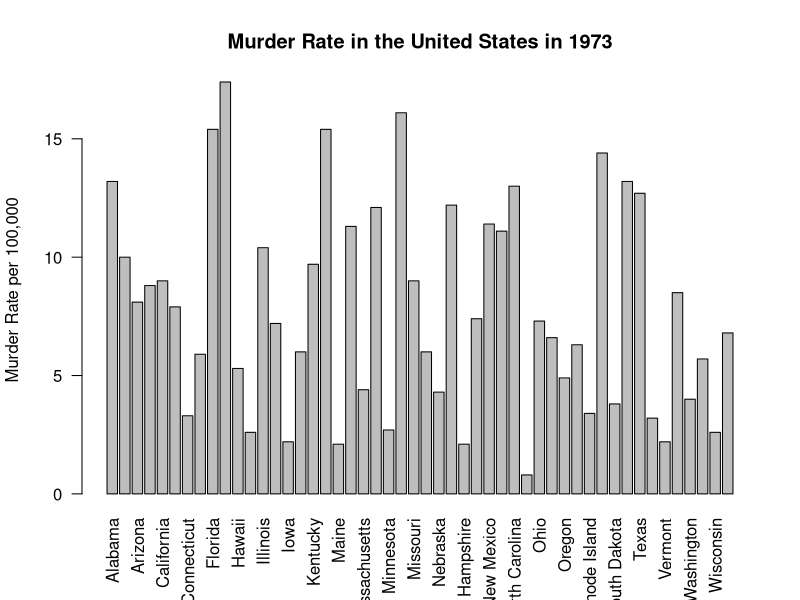
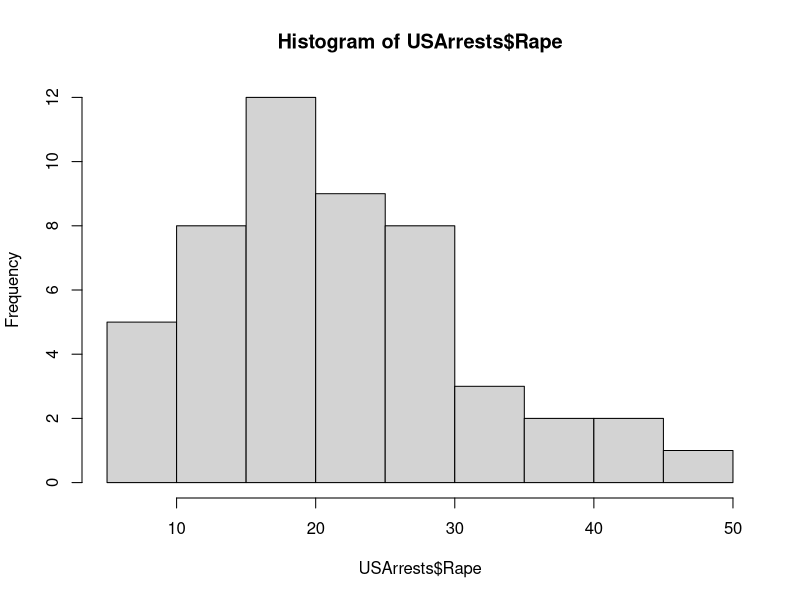
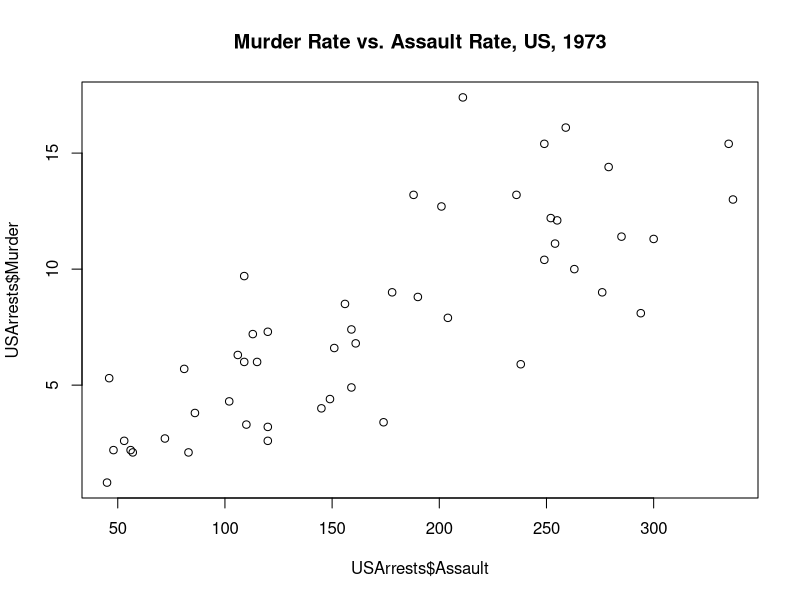
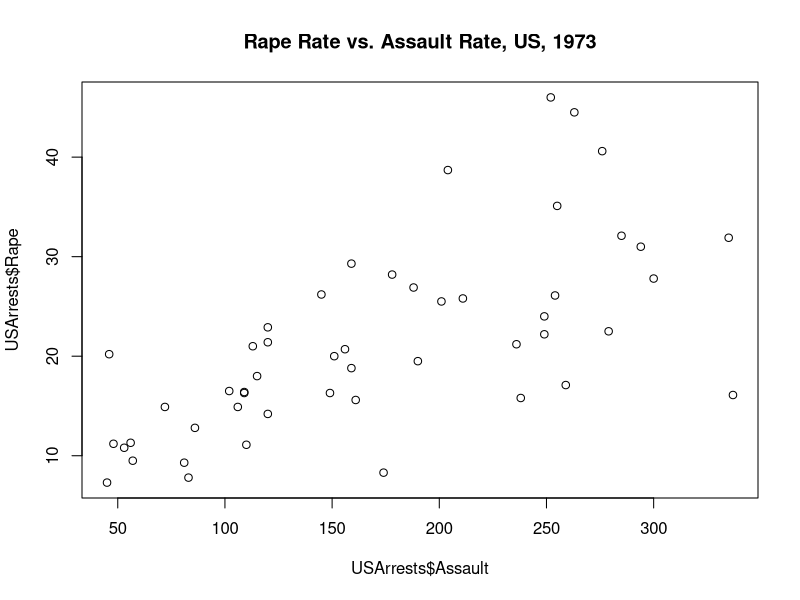
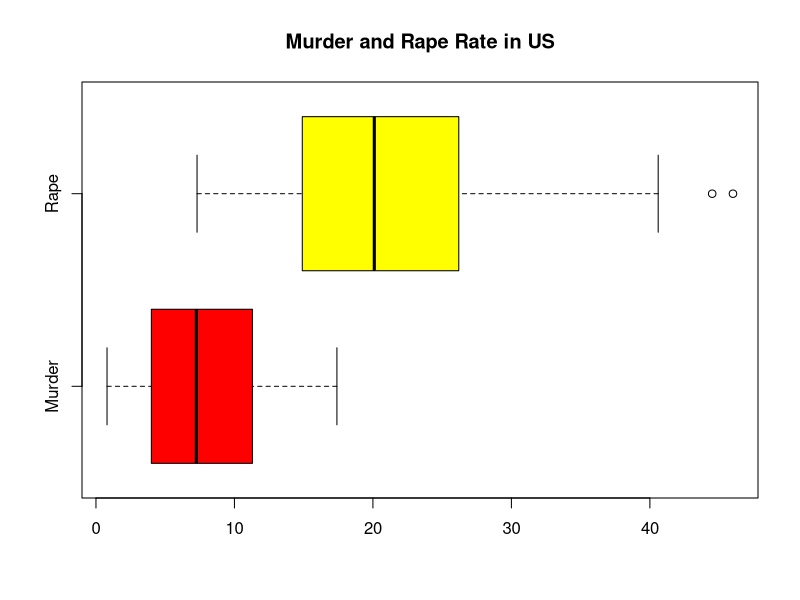
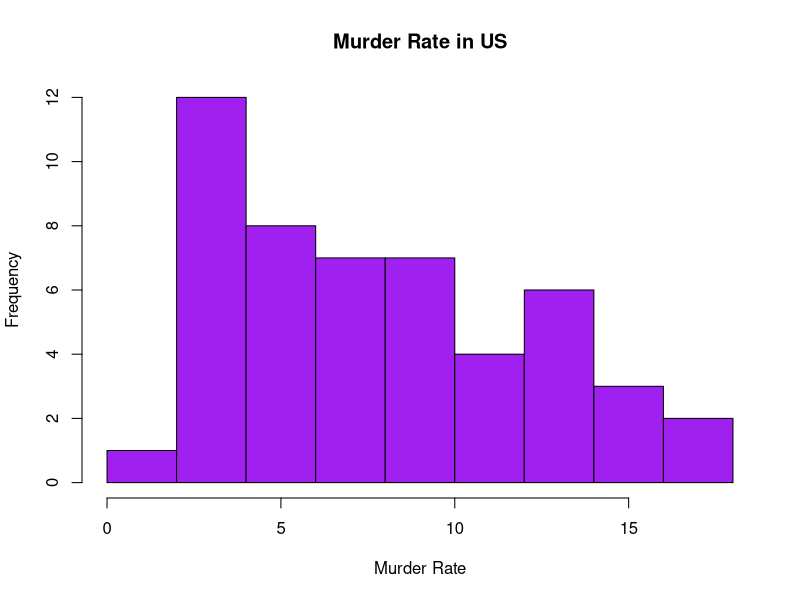
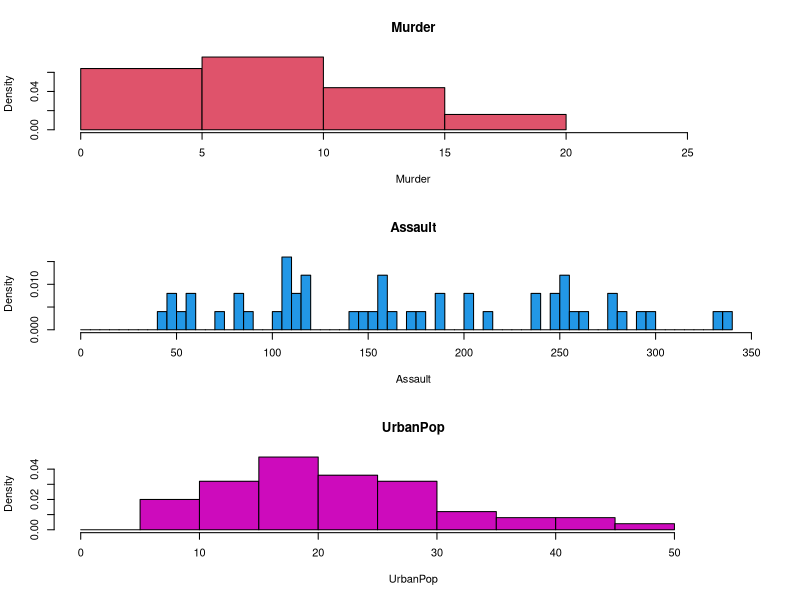
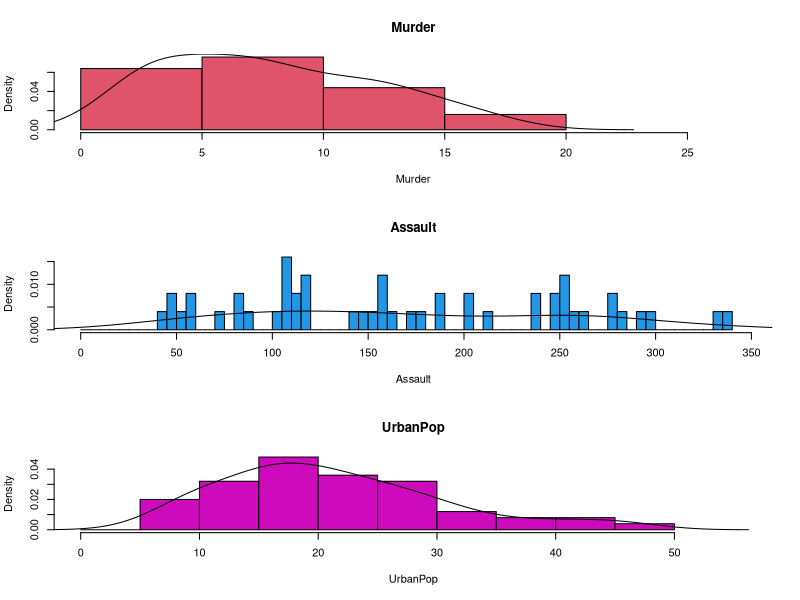

Here is the R script that generated these plots, in order:
# Excercise with K-means 

# This excercise works with the USArrests dataset and it help to visualize how the distribution
# can be easily plotted in R

# Based on: http://www.grroups.com/blog/r-simple-graphs-plots-to-visualize-and-compare-data-distribution

dev.off()
state.names = row.names(USArrests)
barplot(USArrests$Murder, names.arg = state.names, las = 2, ylab = "Murder Rate per 100,000", 
        main = "Murder Rate in the United States in 1973")
hist(USArrests$Rape)

plot(y = USArrests$Murder, x = USArrests$Assault, main = "Murder Rate vs. Assault Rate, US, 1973")
plot(y = USArrests$Rape, x = USArrests$Assault, main = "Rape Rate vs. Assault Rate, US, 1973")
boxplot(USArrests[,c(1,4)], horizontal=TRUE, col= c("red","yellow"),main="Murder and Rape Rate in US")
hist(USArrests[,1], breaks=10,col="purple",main="Murder Rate in US",xlab="Murder Rate")


showHistograms <- function() {
  par(mfrow=c(3,1))
  cnames <- colnames(USArrests)
  Crimes<- USArrests[,-3]
  
  for( i in 1:3) {
    hist(Crimes[,i], xlim=c(0, max(Crimes[,i]+10)), breaks=seq(0, max(Crimes[,i]+5), 5), 
         main=cnames[i], col=i*2,xlab=cnames[i],probability=TRUE)
  }  
}


showHistAndDensity <- function()  {
  dev.off()
  par(mfrow=c(3,1))
  cnames <- colnames(USArrests)
  Crimes<- USArrests[,-3]
  
  for ( i in 1:3) {
    d<-density(Crimes[,i])
    hist(Crimes[,i], xlim=c(0, max(Crimes[,i]+10)), breaks=seq(0, max(Crimes[,i]+5), 5), 
         main=cnames[i], col=i*2,xlab=cnames[i],probability=TRUE)
    #plot(d,main=cnames[i],xlab=paste(cnames[i]," rate in the US",sep=" "), type="n")
    lines(d)
  }
}

showHistograms()
showHistAndDensity()